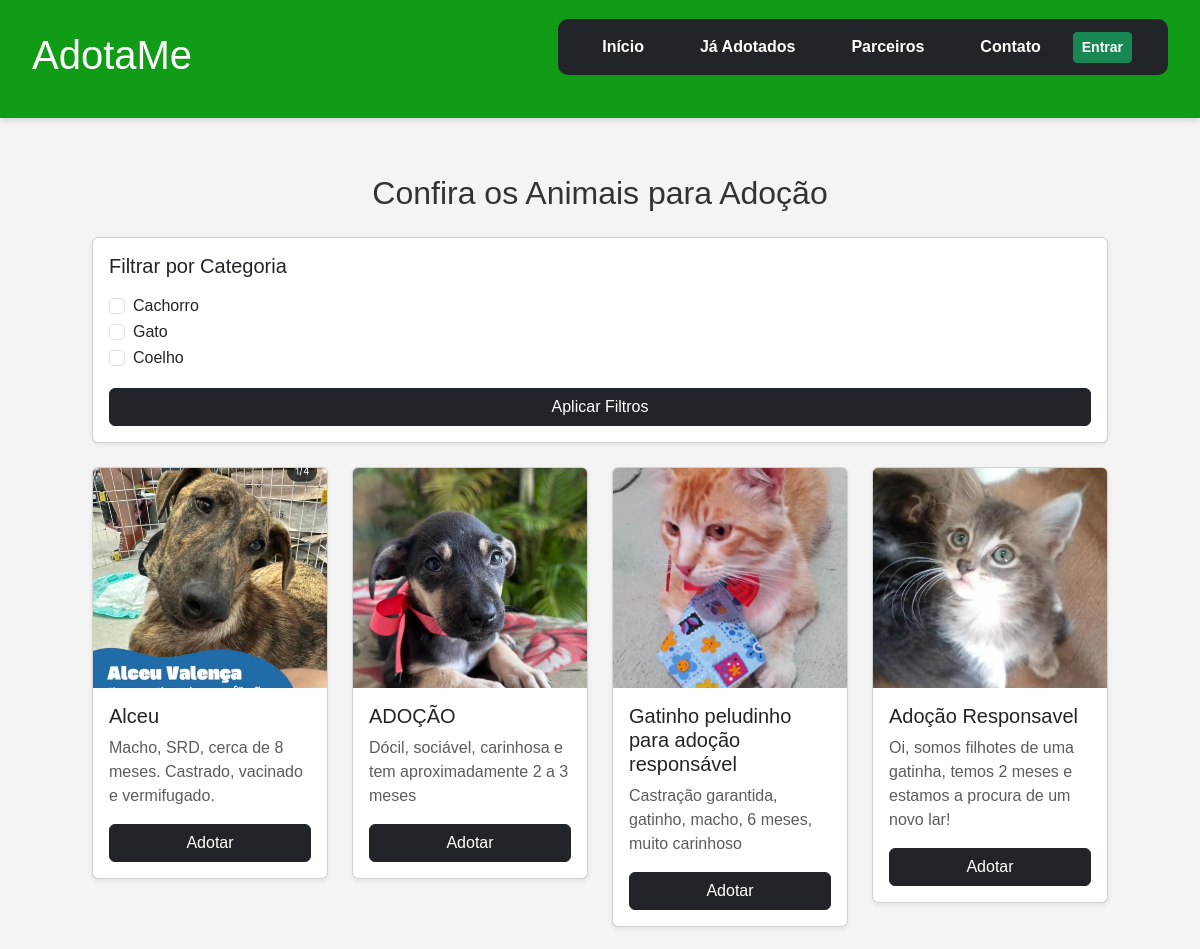
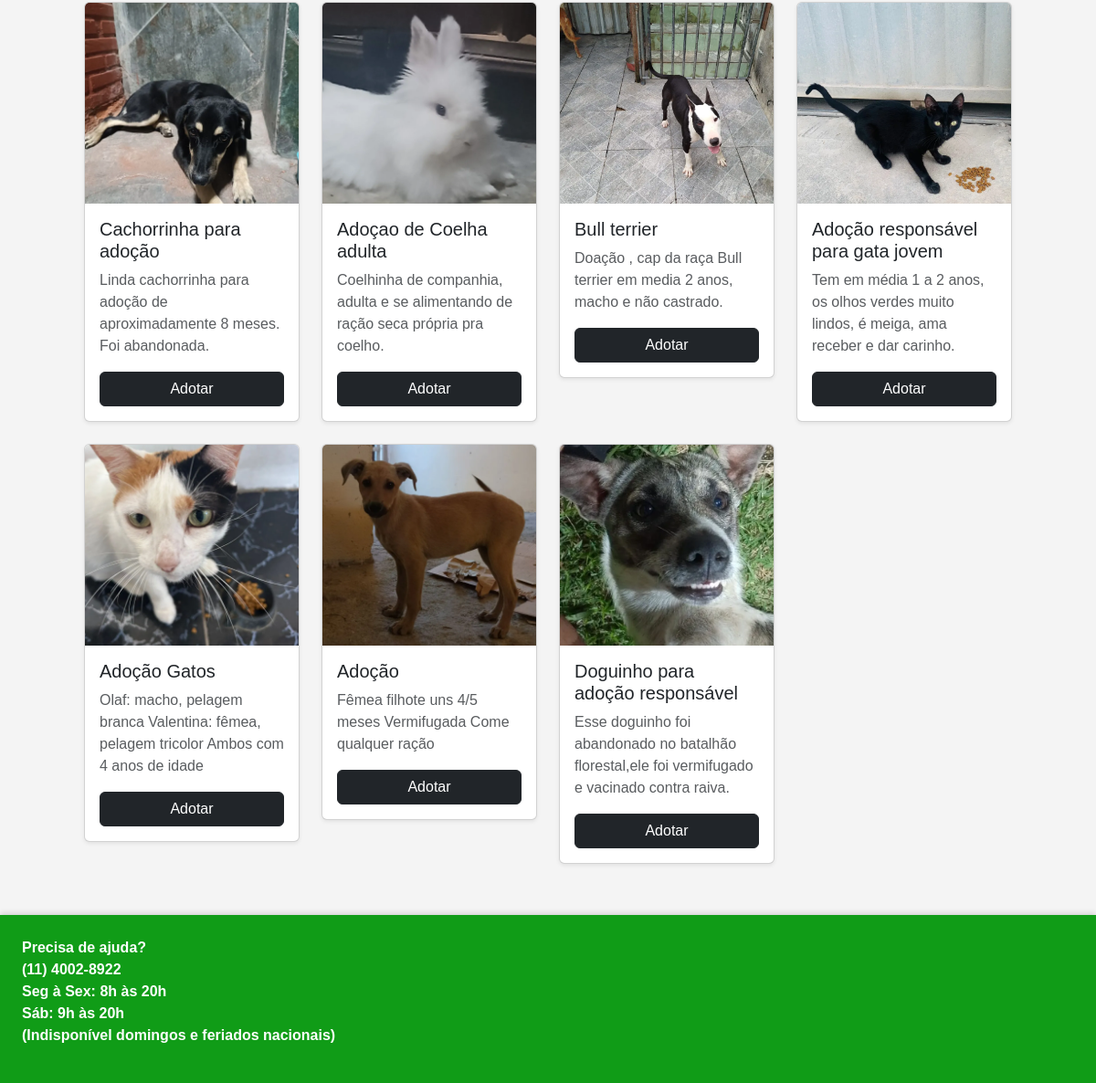
The page / on the database its author committed (2 pictures, top to bottom).
### rh/models.py (models this page shows, shortened)
class Produtos(models.Model):
    imagem = models.ImageField(null=True,blank=True)
    produto = models.CharField(max_length=100,null=True,blank=True)
    categoria = models.CharField(max_length=100,null=True,blank=True)
    descricao = models.TextField(max_length=100,null=True,blank=True)
    em_estoque = models.BooleanField(default=True)
    class Meta:
        verbose_name = "Produto"
        verbose_name_plural = "Produtos" # Define o nome plural correto

### rh/views.py (the view)
# urls.py: 2. Add a URL to urlpatterns:  path('', views.home, name='home')
def home(request):
    filtro_categoria = request.GET.getlist("categoria")  # pega categorias selecionadas
    products = Produtos.objects.filter(em_estoque=True)
    if filtro_categoria:
        products = products.filter(categoria__in=filtro_categoria)
    categorias = Produtos.objects.values_list("categoria", flat=True).distinct()
    context = {
        'products': products,
        'filtro_categoria': filtro_categoria,
        'categorias': categorias
    }
    return render(request, 'home.html', context)

### rh/templates/home.html (shortened to what this page needs)
{% extends "base.html" %}
{% load static %}
{% block content %}
<div class="container mt-4">
    <h2 class="text-center mb-4">Confira os Animais para Adoção</h2>
    <form method="get" class="mb-4">
        <div class="card p-3 shadow-sm mb-4">
            <h5 class="mb-3">Filtrar por Categoria</h5>
            {% for cat in categorias %}
            <div class="form-check">
                <input class="form-check-input"
                       type="checkbox"
                       name="categoria"
                       value="{{ cat }}"
                       id="cat_{{ forloop.counter }}"
                       {% if cat in filtro_categoria %}checked{% endif %}>
                <label class="form-check-label" for="cat_{{ forloop.counter }}">
                    {{ cat }}
                </label>
            </div>
            {% endfor %}
            <button class="btn btn-dark mt-3" type="submit">Aplicar Filtros</button>
        </div>
    </form>
    {% if products %}
    <div class="row">
        {% for product in products %}
        <div class="col-12 col-sm-6 col-md-4 col-lg-3 mb-4">
            <div class="card shadow-sm">
                {% if product.imagem %}
                    <img src="{{ product.imagem.url }}" class="card-img-top" alt="{{ product.produto }}">
                {% else %}
                    <img src="{% static 'images/placeholder.png' %}" class="card-img-top" alt="Sem imagem">
                {% endif %}
                <div class="card-body">
                    <h5 class="card-title">{{ product.produto }}</h5>
                    <p class="card-text text-muted">
                        {{ product.descricao|default:"Sem descrição cadastrada." }}
                    </p>
                    <a href="#" class="btn btn-dark w-100">Adotar</a>
                </div>
            </div>
        </div>
        {% endfor %}
    </div>
    {% else %}
    <p class="text-center text-muted mt-5">Nenhum animal disponível no momento.</p>
    {% endif %}
</div>
{% endblock %}

### static/css/style.css (style rules this page uses)
* { margin: 0; padding: 0; box-sizing: border-box; }
:root { --verde-principal: #109c17; --verde-claro: #4caf50; --branco: #ffffff; --cinza-fundo: #f4f4f4; --cinza-texto: #333; }
body { background-color: var(--cinza-fundo); color: var(--cinza-texto); font-size: 16px; font-family: Arial, Helvetica, sans-serif; display: flex; flex-direction: column; }
img { width: 100%; height: 220px; object-fit: cover; }

### rows shown on the page
Produtos: imagem (picture), produto "Alceu", descricao "Macho, SRD, cerca de 8 meses. Castrado, vacinado e vermifugado."
Produtos: imagem (picture), produto "ADOÇÃO", descricao "Dócil, sociável, carinhosa e tem aproximadamente 2 a 3 meses"
Produtos: imagem (picture), produto "Gatinho peludinho para adoção responsável", descricao "Castração garantida, gatinho, macho, 6 meses, muito carinhoso"
Produtos: imagem (picture), produto "Adoção Responsavel", descricao "Oi, somos filhotes de uma gatinha, temos 2 meses e estamos a procura de um novo lar!"
Produtos: imagem (picture), produto "Cachorrinha para adoção", descricao "Linda cachorrinha para adoção de aproximadamente 8 meses. Foi abandonada."
Produtos: imagem (picture), produto "Adoçao de Coelha adulta", descricao "Coelhinha de companhia, adulta e se alimentando de ração seca própria pra coelho."
Produtos: imagem (picture), produto "Bull terrier", descricao "Doação , cap da raça Bull terrier em media 2 anos, macho e não castrado."
Produtos: imagem (picture), produto "Adoção responsável para gata jovem", descricao "Tem em média 1 a 2 anos, os olhos verdes muito lindos, é meiga, ama receber e dar carinho."
Produtos: imagem (picture), produto "Adoção Gatos", descricao "Olaf: macho, pelagem branca Valentina: fêmea, pelagem tricolor Ambos com 4 anos de idade"
Produtos: imagem (picture), produto "Adoção", descricao "Fêmea filhote uns 4/5 meses Vermifugada Come qualquer ração"
Produtos: imagem (picture), produto "Doguinho para adoção responsável", descricao "Esse doguinho foi abandonado no batalhão florestal,ele foi vermifugado e vacinado contra raiva."

### other values the page prints
{{ cat }} "Cachorro" "Gato" "Coelho"
